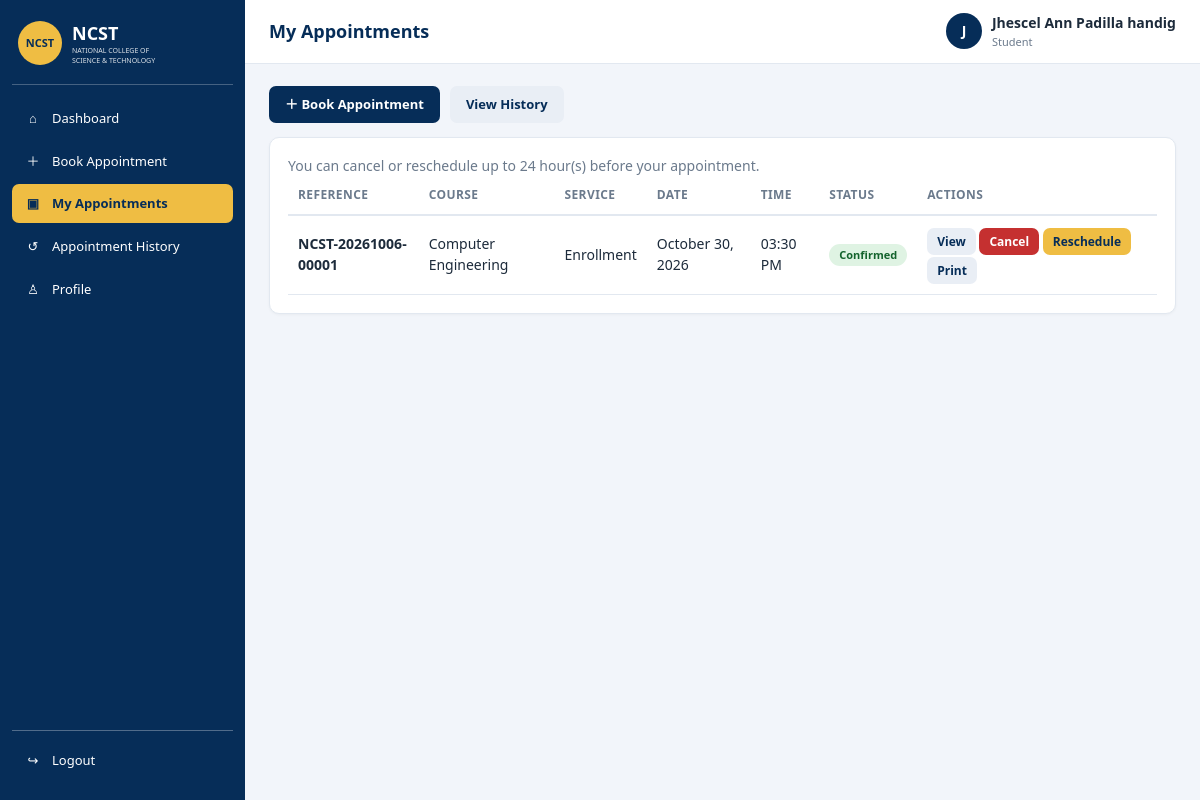
/my_appointments.php (signed in), run on the app's committed database.
### tables this page shows
CREATE TABLE `appointments` (
  `id` int(11) NOT NULL,
  `reference_no` varchar(30) NOT NULL,
  `user_id` int(11) NOT NULL,
  `course_id` int(11) NOT NULL,
  `service_id` int(11) NOT NULL,
  `slot_id` int(11) NOT NULL,
  `appointment_date` date NOT NULL,
  `appointment_time` time NOT NULL,
  `notes` varchar(500) DEFAULT NULL,
  `status` enum('pending','confirmed','completed','cancelled','no_show') NOT NULL DEFAULT 'pending',
  `cancel_reason` varchar(255) DEFAULT NULL,
  `created_at` timestamp NOT NULL DEFAULT current_timestamp(),
  `updated_at` timestamp NOT NULL DEFAULT current_timestamp() ON UPDATE current_timestamp()
);

CREATE TABLE `courses` (
  `id` int(11) NOT NULL,
  `code` varchar(20) NOT NULL,
  `name` varchar(100) NOT NULL,
  `description` varchar(255) DEFAULT NULL,
  `is_active` tinyint(1) NOT NULL DEFAULT 1,
  `created_at` timestamp NOT NULL DEFAULT current_timestamp()
);

CREATE TABLE `services` (
  `id` int(11) NOT NULL,
  `course_id` int(11) DEFAULT NULL,
  `name` varchar(100) NOT NULL,
  `description` varchar(255) DEFAULT NULL,
  `is_active` tinyint(1) NOT NULL DEFAULT 1,
  `created_at` timestamp NOT NULL DEFAULT current_timestamp()
);

### auth.php (called while the page is built, shortened)
<?php
function e($value): string
{
    return htmlspecialchars((string)$value, ENT_QUOTES, 'UTF-8');
}

### my_appointments.php (the view, shortened to what this page needs)
<?php
require_once __DIR__ . "/layout.php";
$uid = (int)$_SESSION['user_id'];
$rows = db_rows($conn, appt_select_sql() . " WHERE a.user_id = ? AND a.status IN ('pending','confirmed') AND a.appointment_date >= ?
    ORDER BY a.appointment_date, a.appointment_time", 'is', [$uid, date('Y-m-d')]);
$allowResched = (int)setting($conn, 'allow_reschedule', 1);
$hours = (int)setting($conn, 'cancel_cutoff_hours', 24);
page_header('My Appointments', 'my_appointments.php');
?>
<div class="toolbar"><a class="btn btn-primary" href="book_appointment.php">＋ Book Appointment</a>
<a class="btn btn-light" href="appointment_history.php">View History</a></div>
<div class="card">
    <p class="muted">You can cancel or reschedule up to <?php echo $hours; ?> hour(s) before your appointment.</p>
    <?php if (!$rows): ?>
        <div class="empty">You have no active appointments.</div>
    <?php else: ?>
    <div class="table-wrap"><table class="table">
        <thead><tr><th>Reference</th><th>Course</th><th>Service</th><th>Date</th><th>Time</th><th>Status</th><th>Actions</th></tr></thead>
        <tbody>
        <?php foreach ($rows as $r): ?>
            <tr>
                <td><strong><?php echo e($r['reference_no']); ?></strong></td>
                <td><?php echo e($r['course_name']); ?></td>
                <td><?php echo e($r['service_name']); ?></td>
                <td><?php echo e(fmt_date($r['appointment_date'])); ?></td>
                <td><?php echo e(fmt_time($r['appointment_time'])); ?></td>
                <td><?php echo badge($r['status']); ?></td>
                <td class="actions">
                    <?php echo appt_actions($r, 'student', 'my_appointments.php'); ?>
                    <?php if ($allowResched && student_can_modify($conn, $r)): ?>
                        <a class="btn btn-sm btn-gold" href="reschedule.php?id=<?php echo (int)$r['id']; ?>">Reschedule</a>
                    <?php endif; ?>
                    <a class="btn btn-sm btn-light" href="appointment_view.php?ref=<?php echo urlencode($r['reference_no']); ?>">Print</a>
                </td>
            </tr>
        <?php endforeach; ?>
        </tbody>
    </table></div>
    <?php endif; ?>
</div>
<?php page_footer(); ?>

### layout.php (shortened to what this page needs)
<?php
require_once __DIR__ . "/lib.php";
function nav_items(string $role): array
{
    return [
        ['homepage.php', 'Dashboard', '⌂'],
        ['book_appointment.php', 'Book Appointment', '＋'],
        ['my_appointments.php', 'My Appointments', '▣'],
        ['appointment_history.php', 'Appointment History', '↺'],
        ['profile.php', 'Profile', '♙'],
    ];
}
function page_header(string $title, string $active = ''): void
{
    $role = $_SESSION['role'];
    $roleLabel = ucfirst($role);
    ?>
<!DOCTYPE html>
<html lang="en">
<head>
    <link rel="stylesheet" href="assets/app.css">
</head>
<body>
<div class="layout">
    <aside class="sidebar" id="sidebar">
        <div class="brand">
            <div class="logo-circle">NCST</div>
            <div>
                <h2>NCST</h2>
                <p>NATIONAL COLLEGE OF<br>SCIENCE &amp; TECHNOLOGY</p>
            </div>
        </div>
        <nav class="nav">
            <?php foreach (nav_items($role) as [$href, $label, $icon]): ?>
                <a href="<?php echo e($href); ?>" class="nav-item<?php echo $href === $active ? ' active' : ''; ?>">
                    <span><?php echo $icon; ?></span> <?php echo e($label); ?>
                </a>
            <?php endforeach; ?>
        </nav>
        <div class="logout-box">
            <a href="logout.php" class="nav-item"><span>↪</span> Logout</a>
        </div>
    </aside>
    <div class="content">
        <header class="topbar">
            <h1><?php echo e($title); ?></h1>
            <div class="user-chip">
                <div class="avatar"><?php echo e(mb_strtoupper(mb_substr($_SESSION['full_name'], 0, 1))); ?></div>
                <div>
                    <strong><?php echo e($_SESSION['full_name']); ?></strong>
                    <small><?php echo e($roleLabel); ?></small>
                </div>
            </div>
        </header>
        <main class="main">
            <?php
}
function page_footer(array $scripts = []): void
{
    ?>
        </main>
    </div>
</div>
</body>
</html>
<?php
}
function appt_actions(array $a, string $role, string $return): string
{
    $id = (int)$a['id'];
    $h = '<button type="button" class="btn btn-sm btn-light" data-view-appt="' . $id . '">View</button> ';
    $allowed = allowed_statuses($role, $a['status']);
    $hidden = csrf_field()
        . '<input type="hidden" name="appointment_id" value="' . $id . '">'
        . '<input type="hidden" name="return" value="' . e($return) . '">'
        . '<input type="hidden" name="note" value="">';
    $labels = ['confirmed' => ['Confirm', 'btn-ok'], 'completed' => ['Complete', 'btn-ok'],
               'cancelled' => [$a['status'] === 'pending' && $role === 'supervisor' ? 'Decline' : 'Cancel', 'btn-bad'],
               'no_show' => ['No Show', 'btn-warn']];
    foreach ($allowed as $s) {
        [$label, $cls] = $labels[$s];
        $note = $s === 'cancelled' ? ' data-note="1"' : '';
        $h .= '<form method="post" action="appointment_action.php" class="inline-form" data-confirm="' . e($label) . ' this appointment (' . e($a['reference_no']) . ')?"' . $note . '>'
            . $hidden . '<input type="hidden" name="action" value="' . e($s) . '">'
            . '<button class="btn btn-sm ' . $cls . '">' . e($label) . '</button></form> ';
    }
    return $h;
}
function appt_select_sql(): string
{
    return "SELECT a.*, u.full_name, u.student_id, c.name course_name, sv.name service_name
            FROM appointments a
            JOIN users u     ON u.id  = a.user_id
            JOIN courses c   ON c.id  = a.course_id
            JOIN services sv ON sv.id = a.service_id ";
}

### lib.php (shortened to what this page needs)
<?php
require_once __DIR__ . "/auth.php";
function db_exec(mysqli $c, string $sql, string $types = '', array $p = []): mysqli_stmt
{
    $st = $c->prepare($sql);
    if ($types !== '') {
        $st->bind_param($types, ...$p);
    }
    $st->execute();
    return $st;
}
function db_rows(mysqli $c, string $sql, string $types = '', array $p = []): array
{
    $st = db_exec($c, $sql, $types, $p);
    $r = $st->get_result();
    $out = $r ? $r->fetch_all(MYSQLI_ASSOC) : [];
    return $out;
}
function badge(string $s): string
{
    return '<span class="badge badge-' . e($s) . '">' . e(STATUS_LABELS[$s] ?? $s) . '</span>';
}
function fmt_date(string $d): string { return date('F j, Y', strtotime($d)); }
function fmt_time(string $t): string { return date('h:i A', strtotime($t)); }
function setting(mysqli $c, string $key, $default = null)
{
    static $cache = null;
    if ($cache === null) {
        $cache = [];
        foreach (db_rows($c, "SELECT setting_key k, setting_value v FROM settings") as $r) {
            $cache[$r['k']] = $r['v'];
        }
    }
    return $cache[$key] ?? $default;
}
function allowed_statuses(string $role, string $old): array
{
    if ($role === 'student' && in_array($old, ['pending', 'confirmed'], true)) {
        return ['cancelled'];
    }
    return [];
}
function student_can_modify(mysqli $c, array $a): bool
{
    $hours = (int)setting($c, 'cancel_cutoff_hours', 24);
    $start = strtotime($a['appointment_date'] . ' ' . $a['appointment_time']);
    return ($start - time()) >= $hours * 3600;
}

### app.css (style rules this page uses)
:root { --navy:#062d58;--navy2:#0b4a8a;--gold:#efbd43;--bg:#f2f5fa;--text:#1d2b3b;--muted:#6b7a8c;--line:#e2e8f0;--ok:#1e8e3e;--warn:#b7791f;--bad:#c53030;--card:#fff;--radius:10px }
* { box-sizing:border-box;margin:0;padding:0 }
body { font-family:'Segoe UI',Tahoma,Arial,sans-serif;background:var(--bg);color:var(--text);font-size:14px;line-height:1.45 }
a { color:var(--navy2) }
.muted,small { color:var(--muted) }
.layout { display:flex;min-height:100vh }
.sidebar { width:245px;background:var(--navy);color:#fff;display:flex;flex-direction:column;padding:16px 12px;position:sticky;top:0;height:100vh;overflow-y:auto;flex-shrink:0 }
.brand { display:flex;gap:10px;align-items:center;padding:4px 6px 18px;border-bottom:1px solid rgba(255,255,255,.25);margin-bottom:14px }
.brand h2 { font-size:18px }
.brand p { font-size:7px;line-height:1.4;opacity:.85 }
.logo-circle { width:44px;height:44px;border-radius:50%;background:var(--gold);color:var(--navy);display:flex;align-items:center;justify-content:center;font-weight:700;font-size:11px;flex-shrink:0 }
.nav-item { display:flex;gap:10px;align-items:center;color:#fff;text-decoration:none;padding:10px 12px;border-radius:7px;margin-bottom:4px;font-size:13px;transition:.15s }
.nav-item span { width:18px;text-align:center }
.nav-item.active { background:var(--gold);color:var(--navy);font-weight:600 }
.logout-box { margin-top:auto;border-top:1px solid rgba(255,255,255,.3);padding-top:10px }
.content { flex:1;min-width:0 }
.topbar { display:flex;align-items:center;gap:12px;background:#fff;border-bottom:1px solid var(--line);padding:0 24px;height:64px;position:sticky;top:0;z-index:20 }
.topbar h1 { font-size:18px;color:var(--navy);flex:1 }
.user-chip { display:flex;gap:10px;align-items:center }
.user-chip small { display:block;font-size:11px }
.avatar { width:36px;height:36px;border-radius:50%;background:var(--navy);color:#fff;display:flex;align-items:center;justify-content:center;font-weight:700 }
.main { padding:22px 24px 40px;max-width:1250px }
.card { background:var(--card);border:1px solid var(--line);border-radius:var(--radius);padding:18px;margin-bottom:18px;box-shadow:0 1px 3px rgba(0,0,0,.04) }
.btn { display:inline-block;border:0;border-radius:7px;padding:9px 16px;font-size:13px;font-weight:600;cursor:pointer;text-decoration:none;font-family:inherit }
.btn-primary { background:var(--navy);color:#fff }
.btn-light { background:#e9eef5;color:var(--navy) }
.btn-bad { background:var(--bad);color:#fff }
.btn-gold { background:var(--gold);color:var(--navy) }
.btn-sm { padding:5px 10px;font-size:12px }
.toolbar { display:flex;gap:10px;flex-wrap:wrap;margin-bottom:14px }
.table-wrap { overflow-x:auto }
.table { width:100%;border-collapse:collapse }
.table th { text-align:left;font-size:12px;text-transform:uppercase;letter-spacing:.4px;color:var(--muted);padding:10px;border-bottom:2px solid var(--line);white-space:nowrap }
.table td { padding:10px;border-bottom:1px solid var(--line);vertical-align:middle }
.actions { white-space:normal;min-width:200px }
.inline-form { display:inline-flex;gap:4px;align-items:center;margin:2px 0 }
.badge { display:inline-block;padding:3px 10px;border-radius:20px;font-size:11px;font-weight:700;white-space:nowrap }
.badge-confirmed { background:#dff3e3;color:#14632d }

### data on the page
appointments: reference_no "NCST-20261006-00001", course.name "Computer Engineering", service.name "Enrollment", appointment_date "October 30, 2026", appointment_time "03:30 PM", status "Confirmed", label "Cancel"

### other printed values
$icon "⌂"
$label "Dashboard"
$icon "＋"
$label "Book Appointment"
$icon "▣"
$label "My Appointments"
$icon "↺"
$label "Appointment History"
$icon "♙"
$label "Profile"
$title "My Appointments"
mb_strtoupper(mb_substr($_SESSION['full_name'], 0, 1)) "J"
$_SESSION['full_name'] "Jhescel Ann Padilla handig"
$roleLabel "Student"
$hours "24"
